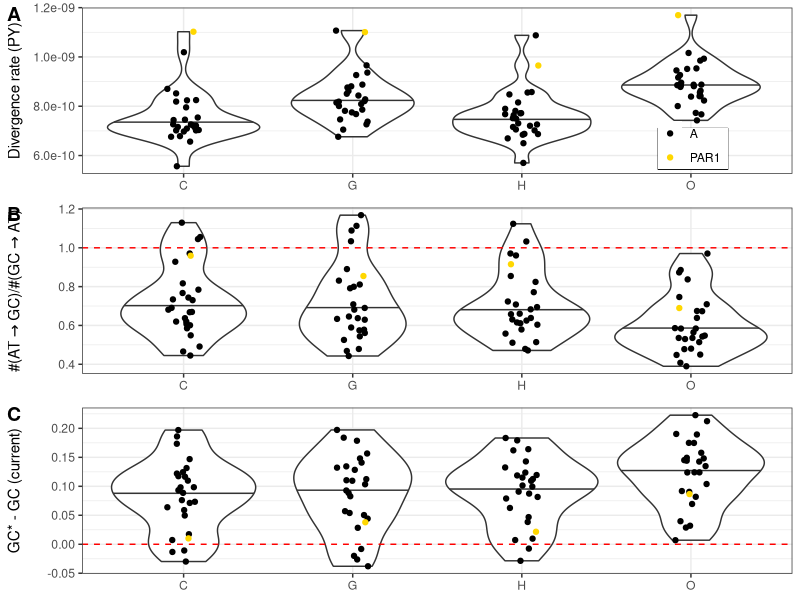

Write the R code that produced this figure.
# load libraries and data
library(ggplot2)
library (cowplot)

data <- read.table("data_1.txt", header=TRUE)

# plot
p1 <- ggplot(data, aes(x = sp, y=perYearRates/1000000)) +
  geom_violin(draw_quantiles = c(0.5)) + geom_jitter(height = 0, width = 0.1, aes(col=ax))+
  ylab("Divergence rate (PY)") +
  theme_bw() + 
  theme(axis.title.x = element_blank(), legend.position = c(0.86,0.15), legend.title = element_blank(),
        legend.box.background = element_rect(colour = "black"),
        legend.margin =margin(r=5,l=0,t=-5,b=0)) + 
  scale_color_manual(values = c("black", "#FFD700")) 

p2 <- ggplot(data, aes(x = sp, y=(atgc/gcat))) +
  geom_violin(draw_quantiles = c(0.5)) + geom_jitter(height = 0, width = 0.1, aes(col=ax))+
  ylab(expression("#(AT"%->%"GC)/#(GC"%->%"AT)"))+
  theme_bw() + 
  theme(axis.title.x = element_blank(), legend.position = "none") + 
  geom_hline(yintercept = 1, color="red", lty=2)+
  scale_color_manual(values = c("black", "#FFD700")) 

p3 <- ggplot(data, aes(x = sp, y=gcCurr-gcStar)) +
  geom_violin(draw_quantiles = c(0.5)) + geom_jitter(height = 0, width = 0.1, aes(col=ax))+
  ylab("GC* - GC (current)")+
  theme_bw() +
  theme(axis.title.x = element_blank(), legend.position = "none") + 
  geom_hline(yintercept = 0, color="red", lty=2)+
  scale_color_manual(values = c("black", "#FFD700")) 

tt <- plot_grid(p1, p2, p3, ncol = 1, align="v", labels = c("A", "B", "C"))

ggsave("fig2.png", tt, width=10, height=20, units = "cm")